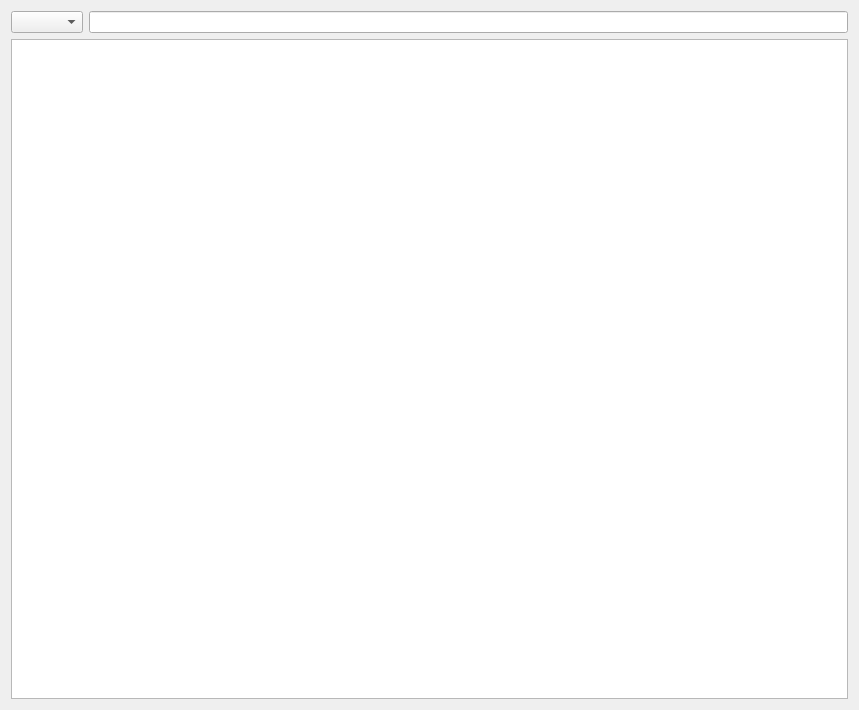
<?xml version="1.0" encoding="UTF-8"?>
<ui version="4.0">
 <class>pclFeatureSelector</class>
 <widget class="QWidget" name="pclFeatureSelector">
  <property name="geometry">
   <rect>
    <x>0</x>
    <y>0</y>
    <width>859</width>
    <height>710</height>
   </rect>
  </property>
  <property name="windowTitle">
   <string>Form</string>
  </property>
  <layout class="QHBoxLayout" name="horizontalLayout_2">
   <item>
    <layout class="QVBoxLayout" name="verticalLayout">
     <item>
      <layout class="QHBoxLayout" name="horizontalLayout">
       <item>
        <widget class="QComboBox" name="comboBox_pclFeatureNavigate">
         <property name="sizePolicy">
          <sizepolicy hsizetype="Maximum" vsizetype="Fixed">
           <horstretch>0</horstretch>
           <verstretch>0</verstretch>
          </sizepolicy>
         </property>
        </widget>
       </item>
       <item>
        <widget class="QLineEdit" name="lineEdit_pclFeatureSearch"/>
       </item>
      </layout>
     </item>
     <item>
      <widget class="QListView" name="listView_pclFeatureList"/>
     </item>
    </layout>
   </item>
  </layout>
 </widget>
 <resources/>
 <connections/>
</ui>
